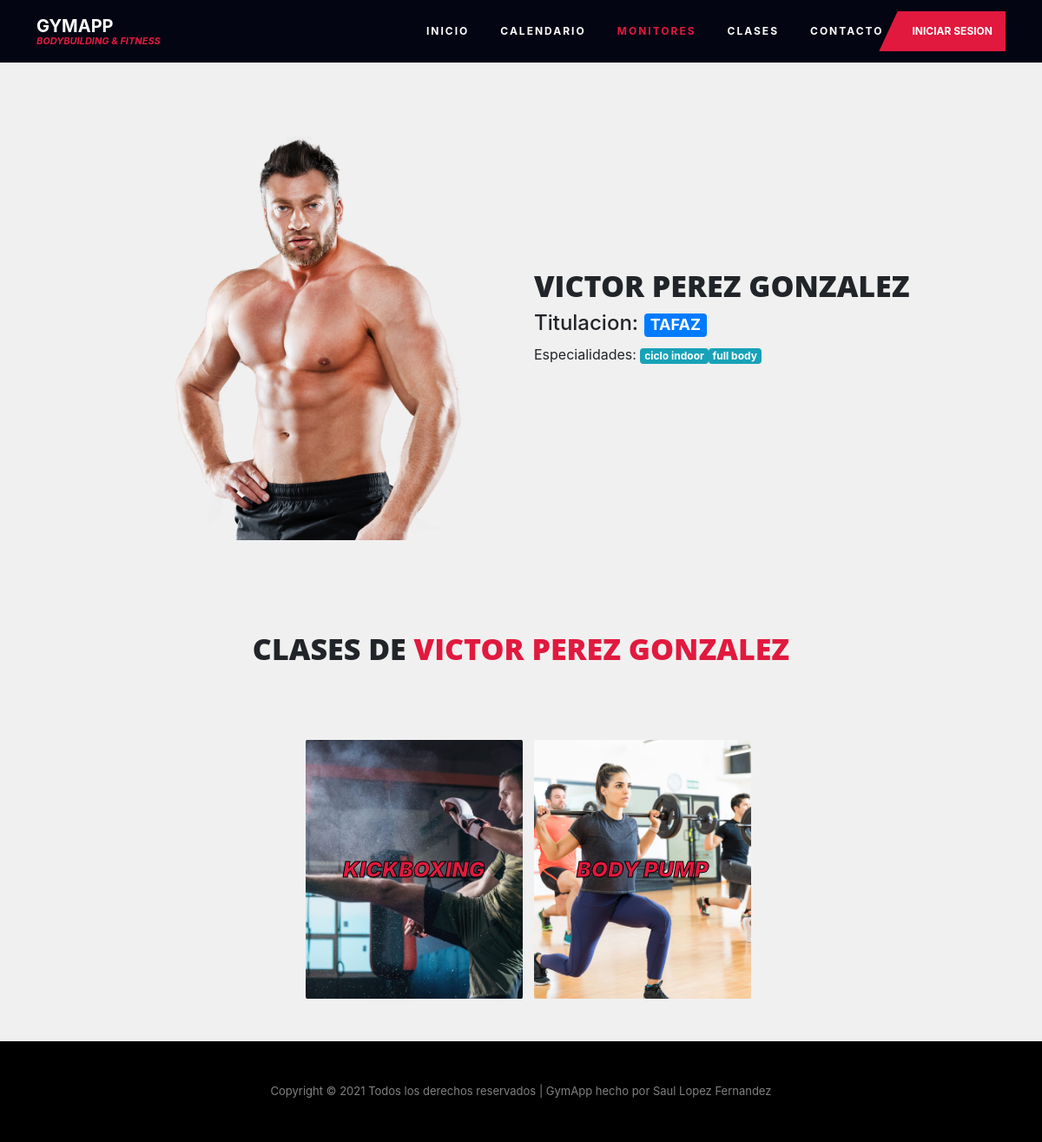
Screenshot of /monitores.php?idMonitor=3 with the database file from the repository.
### tables this page shows
CREATE TABLE `monitores` (
  `idMonitor` int(6) NOT NULL,
  `dniMonitor` varchar(9) NOT NULL,
  `titulacion` varchar(20) DEFAULT NULL,
  `img` longtext DEFAULT NULL
);

CREATE TABLE `usuarios` (
  `dni` varchar(9) NOT NULL,
  `nombre` varchar(20) NOT NULL,
  `apellido` varchar(30) NOT NULL,
  `sexo` enum('M','F') NOT NULL,
  `fechaNacimiento` date NOT NULL,
  `telefono` int(9) NOT NULL,
  `mail` varchar(50) NOT NULL,
  `user` varchar(10) NOT NULL,
  `pass` longtext NOT NULL,
  `rol` enum('asistente','matriculado','monitor') NOT NULL
);

CREATE TABLE `monitorspec` (
  `idMonitor` int(6) NOT NULL,
  `nombreSpec` varchar(20) NOT NULL
);

CREATE TABLE `clases` (
  `idClase` int(6) NOT NULL,
  `dniMonitor` varchar(9) DEFAULT NULL,
  `nombre` varchar(20) NOT NULL,
  `img` longtext NOT NULL
);

### monitores.php (the view, shortened to what this page needs)
<!DOCTYPE html>
<html lang="es">
<head>
      <link rel="stylesheet" type="text/css" href="css/navbar.css">
      <link rel="stylesheet" type="text/css" href="css/style.css">
      <link rel="stylesheet" href="https://maxcdn.bootstrapcdn.com/bootstrap/4.2.1/css/bootstrap.min.css">
</head>
<body>
    <nav class="navbar navbar-expand-lg ftco-navbar-light" id="mynav" style="position: static;background: #030513;">
        <div class="container-xl">
            <a class="navbar-brand" href="index.php"><span class="">GymApp <small>Bodybuilding &amp; Fitness</small></span></a>
            <div class="collapse navbar-collapse" id="navbarResponsive">
                <ul class="navbar-nav ml-auto">
                    <li class="nav-item">
                        <a class="nav-link" href="index.php">Inicio</a>
                    </li>
                    <li class="nav-item">
                        <a class="nav-link" href="calendario.php">Calendario</a>
                    </li>
                    <li class="nav-item">
                        <a class="nav-link active" href="monitores.php">Monitores</a>
                    </li>
                    <li class="nav-item">
                        <a class="nav-link" href="clases.php">Clases</a>
                    </li>
                    <li class="nav-item">
                        <a class="nav-link" href="contacto.php">Contacto </a>
                    </li>
                    <?php
                        if(isset($_SESSION['userData'])){
                    ?>
                        <li class="nav-item dropdown">
                            <a class="nav-link dropdown-toggle" data-toggle="dropdown" href="#">
                            <?php echo $_SESSION['userData']['nombre']." ".$_SESSION['userData']['apellido'] ?>
                            </a>
                            <div class="dropdown-menu dropdown-menu-right" aria-labelledby="dropdownMenuLink">
                            <?php
                                if($_SESSION['userData']['user']=="gymAsist"){
                            ?>
                                <a class="dropdown-item" href="registro.php">Registrar</a>
                            <?php
                                }
                            ?>
                                <a class="dropdown-item" href="mensajes.php">Mensajes</a>
                                <a class="dropdown-item" href="config.php">Configuracion de la cuenta</a>
                                <div class="dropdown-divider"></div>
                                <a class="dropdown-item" href="php/cerrarSesion.php">Cerrar sesion</a>
                            </div>
                        </li>
                    <?php
                        }
                        else{
                    ?>
                </ul>
                <a class="btn-custom" href="login.php">Iniciar sesion</a>
                <?php
                    }
                ?>
            </div>
        </div>
    </nav>
    <div class="container-fluid">
            <?php
            $conexion=conexion();
            if(isset($_GET['idMonitor'])){
                $idMonitor = $_GET['idMonitor'];
                $sql = "SELECT monitores.idMonitor,dniMonitor,titulacion,img,usuarios.nombre,usuarios.apellido FROM monitores INNER JOIN usuarios ON usuarios.dni=monitores.dniMonitor
                    WHERE monitores.idMonitor = '$idMonitor'";
                $resultado = mysqli_query($conexion, $sql);
                while ($fila = mysqli_fetch_assoc($resultado)) {
                    $monitores[] = $fila;
                }
                $monitor = $monitores[0];
                $sql = "SELECT nombreSpec FROM monitorspec
                        WHERE idMonitor = '$idMonitor'";
                $resultado = mysqli_query($conexion, $sql);
                while ($fila = mysqli_fetch_assoc($resultado)) {
                    $monitorSpec[] = $fila;
                }
                $sql = "SELECT idClase,nombre,clases.img FROM clases INNER JOIN monitores ON clases.dniMonitor=monitores.dniMonitor
                WHERE idMonitor='$idMonitor'";
                $resultado = mysqli_query($conexion, $sql);
                while ($fila = mysqli_fetch_assoc($resultado)) {
                    $clases[]=$fila;
                }
                ?>
                <div class="row align-items-center mx-auto" style="width: 80%;margin-top:50px;margin-bottom:100px;">
                    <div class="col-md-6 image-container-monitor">
                        <img <?php echo 'src="img/'.$monitor['img'].'"'?>>
                    </div>
                    <div class="col-md-6 text-center text-md-left info">
                        <h1 class="titulo-monitor"><?php echo  $monitor['nombre']." ".$monitor['apellido'];?></h1>
                        <h4>Titulacion: <span class="badge badge-primary"><?php echo  $monitor['titulacion'];?></span></h4>
                        <p>Especialidades:
                            <?php
                            if(isset($monitorSpec)){
                                foreach ($monitorSpec as $key => $specialidades) {
                                    echo '<span class="badge badge-info">'.$specialidades['nombreSpec'].'</span>';
                                }
                            }
                            ?>
                        </p>
                    </div>
                </div>
                <?php
                if(isset($clases)){
                    ?>
                <div class="row align-items-center mx-auto">
                    <div class="col-12 text-center titulo-monitor">Clases de <span><?php echo  $monitor['nombre']." ".$monitor['apellido'];?></span></div>
                </div>
                        <?php
                            echo '<div class="row justify-content-md-center mx-auto" style="width: 90%;margin-top:30px;">';
                            foreach ($clases as $key => $clase) {
                                echo '<div class="col-12 col-xl-3 col-lg-4 col-sm-6 text-center my-5">';
                                echo '<form action="clases.php" method="get">';
                                echo '<button type="submit" name="idClase" class="btn btn-clase self-align-center" style="background-image: url(\'img/'.$clase['img'].'\');" value="'.$clase['idClase'].'">'.$clase['nombre'].'</button>';
                                echo '</form>';
                                echo '</div>';
                            }
                            echo '</div>';
                        }
            }
            ?>
    </div>
<footer class="ftco-footer">
    <div class="container-fluid px-0 py-5 bg-darken">
        <div class="container-xl">
            <div class="col-md-12 text-center">
                <p id="textoFooter" class="mb-0" style="color: rgba(255,255,255,.5); font-size: 13px;">
                </p>
            </div>
        </div>
    </div>
</footer>
</body>
</html>

### css/navbar.css (style rules this page uses)
.ftco-navbar-light { background: transparent; position: absolute; top: 40px; left: 0; right: 0; z-index: 3; padding: 0; }
.ftco-navbar-light .navbar-brand { color: #fff; padding-top: .7rem; padding-bottom: .7rem; }
.ftco-navbar-light .navbar-nav > .nav-item > .nav-link { font-size: 12px; padding-top: 1rem; padding-bottom: 1rem; padding-left: 18px; padding-right: 18px; color: white; font-weight: 700; text-transform: uppercase; letter-spacing: 2px; }
.ftco-navbar-light .navbar-nav > .nav-item .nav-link.active { color: #e1193e; }
.ftco-navbar-light .btn-custom { margin-right: 0; text-transform: uppercase; font-size: 12px; font-weight: 700; background: #e1193e; padding: 14px 15px; color: #fff; position: relative; z-index: 0; bottom: 0px; }
.ftco-navbar-light .btn-custom:after { z-index: -1; position: absolute; top: 0; left: -12px; bottom: 0; content: ''; width: 40px; -ms-transform: skew(-25deg); -webkit-transform: skew(-25deg); transform: skew(-25deg); background: #e1193e; }
.navbar-brand { font-weight: 700; font-size: 30px; z-index: 3; position: relative; text-transform: uppercase; }
.navbar-brand span { color: #fff; display: block; line-height: 1.1; }
.navbar-brand span small, .navbar-brand span .small { display: block; font-size: 11px; color: #e1193e; font-weight: 700; text-transform: uppercase; font-style: italic; }
.container-xl { width: 100%; padding-right: var(--bs-gutter-x, 0.75rem); padding-left: var(--bs-gutter-x, 0.75rem); margin-right: auto; margin-left: auto; }
@media (min-width: 1200px) { .container, .container-xl { max-width: 1140px; } }
.navbar > .container-fluid, .navbar > .container-xl { display: -webkit-box; display: -ms-flexbox; display: flex; -ms-flex-wrap: inherit; flex-wrap: inherit; -webkit-box-align: center; -ms-flex-align: center; align-items: center; -webkit-box-pack: justify; -ms-flex-pack: justify; justify-content: space-between; }

### css/style.css (style rules this page uses)
body { background-color: #F0F0F0 !important; }
.btn-clase { width: 100%; min-width: 250px; height: 300px; font-size: 25px !important; font-weight: 1000 !important; color: #e1193e !important; text-transform: uppercase; background-position: center; background-repeat: no-repeat; background-size: cover; transition: transform .2s !important; -webkit-text-stroke: 1px black; }
form .btn { font-size: 16px; font-weight: 700; font-style: italic; text-transform: uppercase; }
.image-container-monitor { width: 800px; height: 500px; margin-left: 0px; }
.image-container-monitor img { width: 100%; height: 100%; object-fit: contain; object-position: center; }
.titulo-monitor { font-size: 34px; font-weight: 1000; font-family: "Open Sans", Arial, sans-serif; text-transform: uppercase; }
.titulo-monitor span { color: #e1193e !important; }
.ftco-footer .bg-darken { background: black !important; }

### rows the page displays
monitores: img (picture), dniMonitor.nombre "VICTOR", dniMonitor.apellido "PEREZ GONZALEZ", titulacion "TAFAZ"
monitorspec: nombreSpec "ciclo indoor"
monitorspec: nombreSpec "full body"
clases: img (picture), nombre "KICKBOXING"
clases: img (picture), nombre "BODY PUMP"
